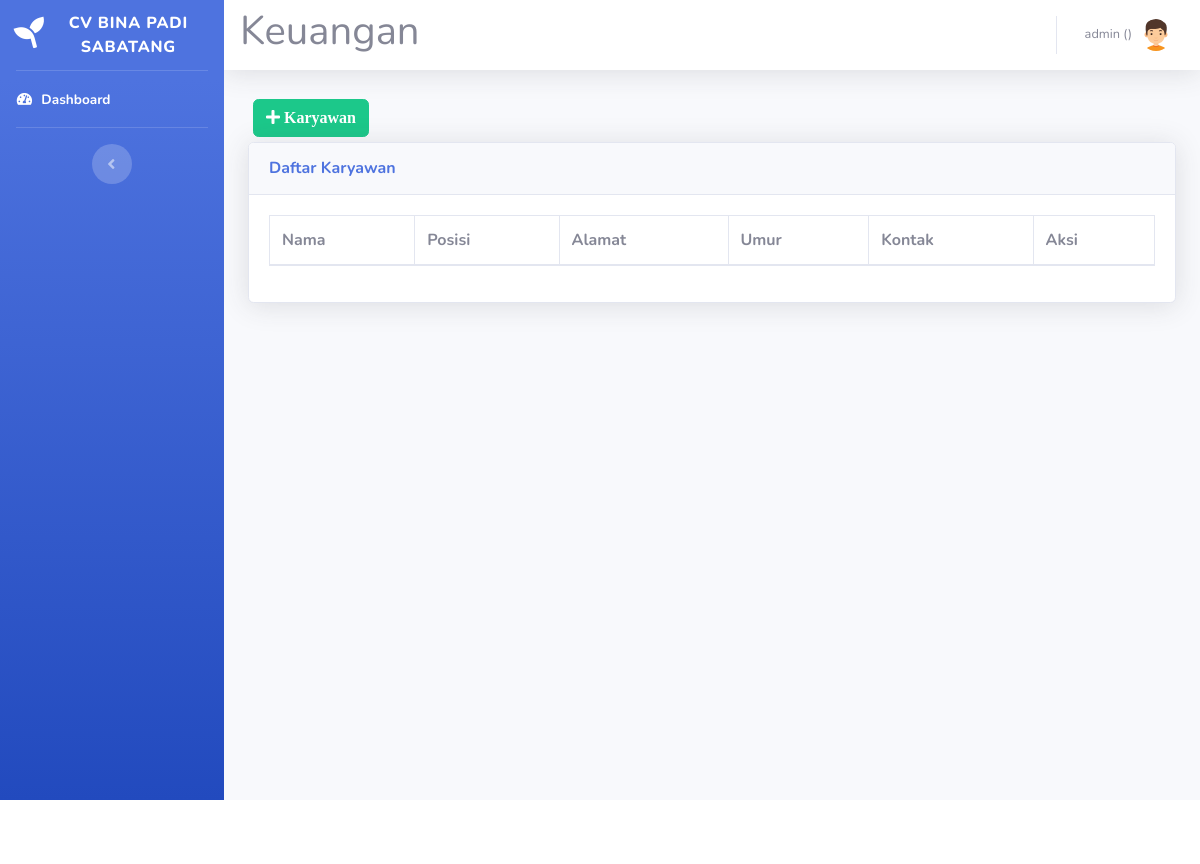
Page /karyawan.php (signed in) on the earlier database version.
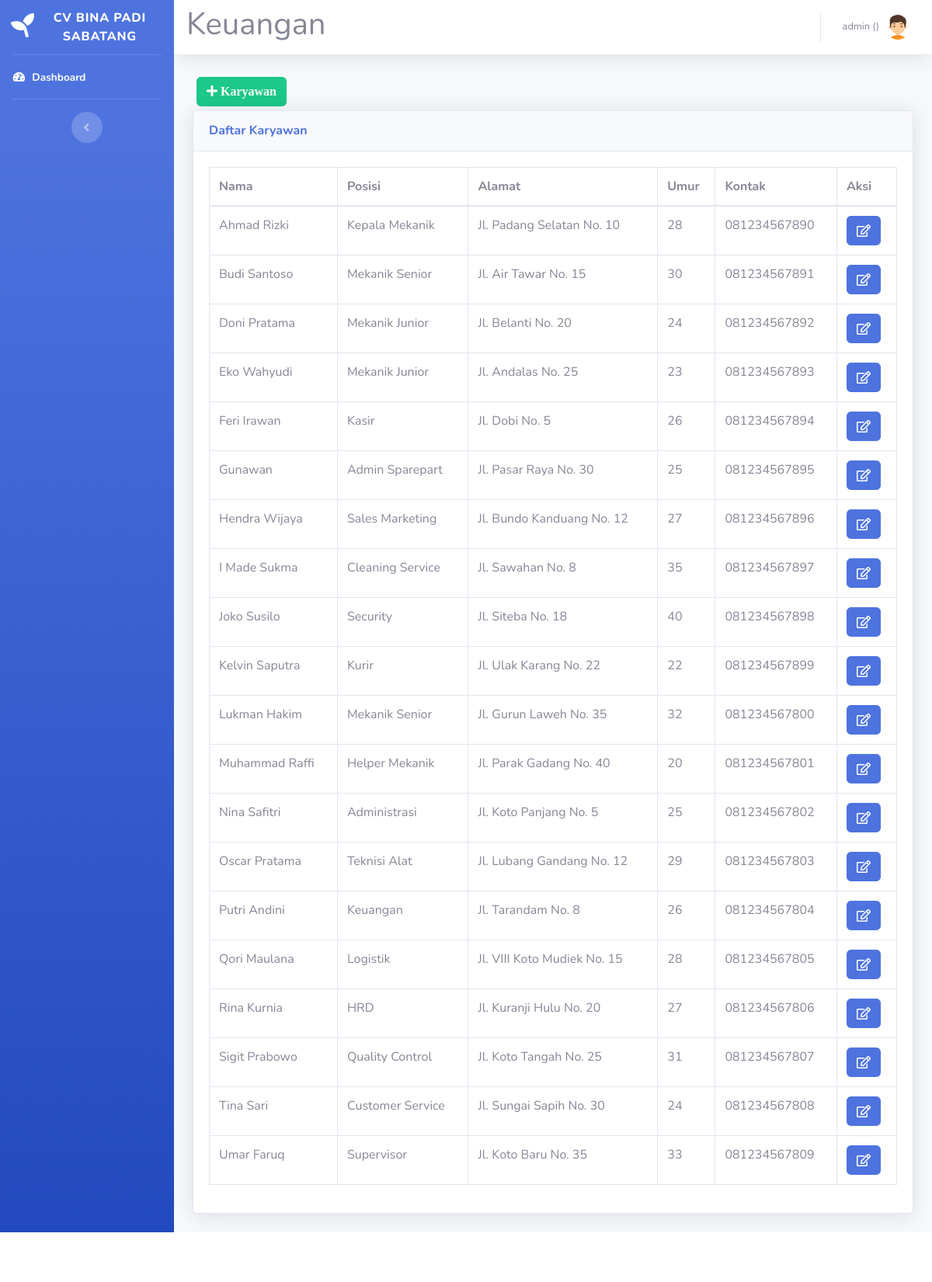
Same page on the later database version.
### tables this page shows
CREATE TABLE `karyawan` (
  `id_karyawan` int(11) NOT NULL,
  `nama` varchar(40) NOT NULL,
  `posisi` varchar(40) NOT NULL,
  `alamat` varchar(40) NOT NULL,
  `umur` int(11) NOT NULL,
  `kontak` varchar(40) NOT NULL
);

### karyawan.php (the view, shortened to what this page needs)
<!DOCTYPE html>
<html lang="en">
<head>
  <link href="vendor/fontawesome-free/css/all.min.css" rel="stylesheet" type="text/css">
  <link href="css/sb-admin-2.min.css" rel="stylesheet">
  <link href="vendor/datatables/dataTables.bootstrap4.min.css" rel="stylesheet">
</head>
<body id="page-top">
  <?php require 'koneksi.php'; ?>
  <?php require 'sidebar.php'; ?>
  <div id="content">
    <?php require 'navbar.php'; ?>
    <div class="container-fluid">
      <button type="button" class="btn btn-success" style="margin:5px" data-toggle="modal" data-target="#myModalTambah"><i class="fa fa-plus"> Karyawan</i></button><br>
      <div class="card shadow mb-4">
        <div class="card-header py-3">
          <h6 class="m-0 font-weight-bold text-primary">Daftar Karyawan</h6>
        </div>
        <div class="card-body">
          <div class="table-responsive">
            <table class="table table-bordered" id="dataTable" width="100%" cellspacing="0">
              <thead>
                <tr>
                  <th>Nama</th>
                  <th>Posisi</th>
                  <th>Alamat</th>
                  <th>Umur</th>
                  <th>Kontak</th>
                  <th>Aksi</th>
                </tr>
              </thead>
              <tbody>
                <?php
                $query = mysqli_query($koneksi, "SELECT * FROM karyawan");
                while ($data = mysqli_fetch_assoc($query)) {
                ?>
                  <tr>
                    <td><?= $data['nama'] ?></td>
                    <td><?= $data['posisi'] ?></td>
                    <td><?= $data['alamat'] ?></td>
                    <td><?= $data['umur'] ?></td>
                    <td><?= $data['kontak'] ?></td>
                    <td>
                      <a href="#" type="button" class="fa fa-edit btn btn-primary btn-md" data-toggle="modal" data-target="#myModal<?php echo $data['id_karyawan']; ?>"></a>
                    </td>
                  </tr>
                <?php } ?>
              </tbody>
            </table>
          </div>
        </div>
      </div>
    </div>
  </div>
</div>
  </div>
  <?php require 'footer.php' ?>
</body>
</html>

Differences in the rows shown:
added karyawan: nama "Ahmad Rizki", posisi "Kepala Mekanik", alamat "Jl. Padang Selatan No. 10", umur "28", kontak "081234567890"
added karyawan: nama "Budi Santoso", posisi "Mekanik Senior", alamat "Jl. Air Tawar No. 15", umur "30", kontak "081234567891"
added karyawan: nama "Doni Pratama", posisi "Mekanik Junior", alamat "Jl. Belanti No. 20", umur "24", kontak "081234567892"
added karyawan: nama "Eko Wahyudi", posisi "Mekanik Junior", alamat "Jl. Andalas No. 25", umur "23", kontak "081234567893"
added karyawan: nama "Feri Irawan", posisi "Kasir", alamat "Jl. Dobi No. 5", umur "26", kontak "081234567894"
added karyawan: nama "Gunawan", posisi "Admin Sparepart", alamat "Jl. Pasar Raya No. 30", umur "25", kontak "081234567895"
added karyawan: nama "Hendra Wijaya", posisi "Sales Marketing", alamat "Jl. Bundo Kanduang No. 12", umur "27", kontak "081234567896"
added karyawan: nama "I Made Sukma", posisi "Cleaning Service", alamat "Jl. Sawahan No. 8", umur "35", kontak "081234567897"
added karyawan: nama "Joko Susilo", posisi "Security", alamat "Jl. Siteba No. 18", umur "40", kontak "081234567898"
added karyawan: nama "Kelvin Saputra", posisi "Kurir", alamat "Jl. Ulak Karang No. 22", umur "22", kontak "081234567899"
added karyawan: nama "Lukman Hakim", posisi "Mekanik Senior", alamat "Jl. Gurun Laweh No. 35", umur "32", kontak "081234567800"
added karyawan: nama "Muhammad Raffi", posisi "Helper Mekanik", alamat "Jl. Parak Gadang No. 40", umur "20", kontak "081234567801"
added karyawan: nama "Nina Safitri", posisi "Administrasi", alamat "Jl. Koto Panjang No. 5", umur "25", kontak "081234567802"
added karyawan: nama "Oscar Pratama", posisi "Teknisi Alat", alamat "Jl. Lubang Gandang No. 12", umur "29", kontak "081234567803"
added karyawan: nama "Putri Andini", posisi "Keuangan", alamat "Jl. Tarandam No. 8", umur "26", kontak "081234567804"
added karyawan: nama "Qori Maulana", posisi "Logistik", alamat "Jl. VIII Koto Mudiek No. 15", umur "28", kontak "081234567805"
added karyawan: nama "Rina Kurnia", posisi "HRD", alamat "Jl. Kuranji Hulu No. 20", umur "27", kontak "081234567806"
added karyawan: nama "Sigit Prabowo", posisi "Quality Control", alamat "Jl. Koto Tangah No. 25", umur "31", kontak "081234567807"
added karyawan: nama "Tina Sari", posisi "Customer Service", alamat "Jl. Sungai Sapih No. 30", umur "24", kontak "081234567808"
added karyawan: nama "Umar Faruq", posisi "Supervisor", alamat "Jl. Koto Baru No. 35", umur "33", kontak "081234567809"
